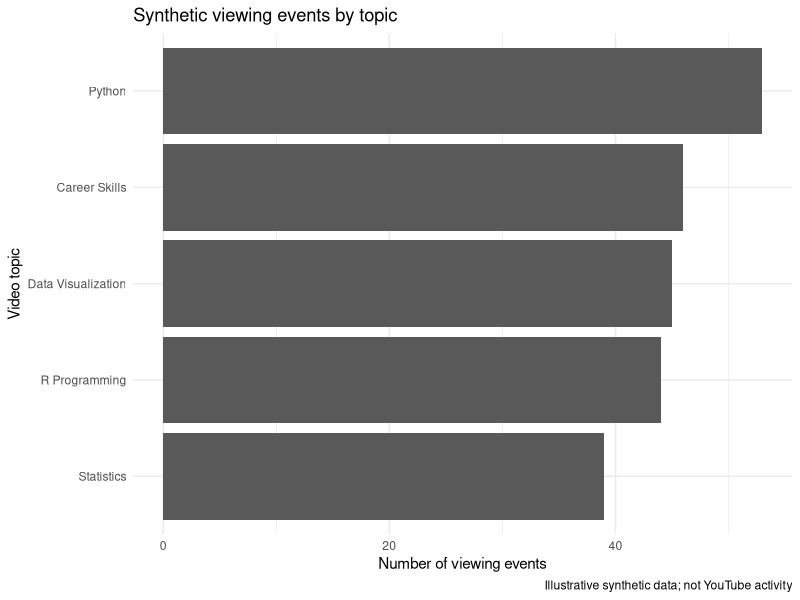
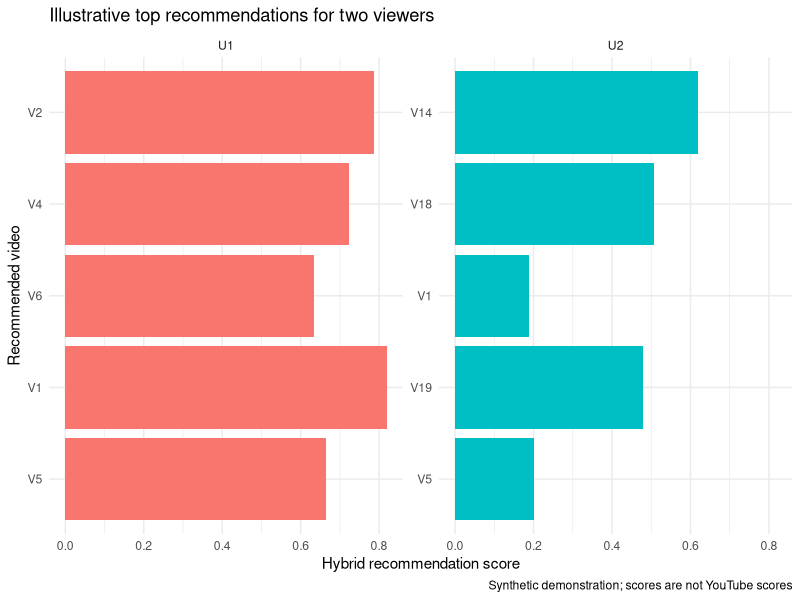

Source code (R) for these figures, in order:
## ---- chunk 1
set.seed(607)

users <- paste0("U", 1:30)

video_catalog <- data.frame(
  video_id = paste0("V", 1:20),
  topic = rep(c("R Programming", "Python", "Statistics",
                "Data Visualization", "Career Skills"), each = 4),
  popularity = c(90, 75, 60, 45, 95, 80, 65, 40,
                 85, 70, 55, 35, 88, 72, 58, 38,
                 78, 62, 48, 30),
  duration_min = c(8, 12, 18, 25, 10, 15, 22, 30,
                   9, 14, 20, 28, 7, 13, 19, 26,
                   11, 16, 23, 32)
)

topic_preferences <- data.frame(
  user_id = users,
  preferred_topic = sample(
    c("R Programming", "Python", "Statistics",
      "Data Visualization", "Career Skills"),
    length(users), replace = TRUE
  )
)

events <- do.call(rbind, lapply(users, function(u) {
  pref <- topic_preferences$preferred_topic[
    topic_preferences$user_id == u
  ]
  chosen <- sample(
    video_catalog$video_id,
    size = sample(5:10, 1),
    replace = FALSE,
    prob = ifelse(video_catalog$topic == pref, 3, 1)
  )
  data.frame(
    user_id = u,
    video_id = chosen,
    watch_fraction = runif(length(chosen), 0.25, 1),
    liked = rbinom(length(chosen), 1, 0.55)
  )
}))

head(events)
## ---- chunk 2
library(dplyr)
library(ggplot2)

topic_activity <- events |>
  left_join(video_catalog, by = "video_id") |>
  group_by(topic) |>
  summarise(
    views = n(),
    mean_watch_fraction = mean(watch_fraction),
    like_rate = mean(liked),
    .groups = "drop"
  ) |>
  arrange(desc(views))

topic_activity
## ---- chunk 3
ggplot(topic_activity,
       aes(x = reorder(topic, views), y = views)) +
  geom_col() +
  coord_flip() +
  labs(
    title = "Synthetic viewing events by topic",
    x = "Video topic",
    y = "Number of viewing events",
    caption = "Illustrative synthetic data; not YouTube activity"
  ) +
  theme_minimal()
## ---- chunk 4
user_topic <- events |>
  left_join(video_catalog, by = "video_id") |>
  group_by(user_id, topic) |>
  summarise(
    mean_watch = mean(watch_fraction),
    like_rate = mean(liked),
    interactions = n(),
    affinity = 0.6 * mean_watch + 0.4 * like_rate,
    .groups = "drop"
  )

head(user_topic)
## ---- chunk 5
recommend_for_user <- function(selected_user,
                               personal_weight = 0.80) {

  user_history <- events |>
    filter(user_id == selected_user)

  watched_ids <- user_history$video_id

  affinity_profile <- user_topic |>
    filter(user_id == selected_user) |>
    select(topic, affinity)

  video_catalog |>
    left_join(affinity_profile, by = "topic") |>
    mutate(
      affinity = ifelse(is.na(affinity), 0, affinity),
      popularity_norm = popularity / max(video_catalog$popularity),
      hybrid_score =
        personal_weight * affinity +
        (1 - personal_weight) * popularity_norm,
      already_watched = video_id %in% watched_ids
    ) |>
    filter(!already_watched) |>
    arrange(desc(hybrid_score)) |>
    select(video_id, topic, popularity, affinity,
           hybrid_score, duration_min)
}

recommend_for_user("U1")
## ---- chunk 6
rec_u1 <- recommend_for_user("U1") |>
  mutate(user_id = "U1")

rec_u2 <- recommend_for_user("U2") |>
  mutate(user_id = "U2")

comparison <- bind_rows(rec_u1, rec_u2) |>
  group_by(user_id) |>
  slice_max(order_by = hybrid_score, n = 5) |>
  ungroup()

comparison
## ---- chunk 7
ggplot(comparison,
       aes(x = reorder(video_id, hybrid_score),
           y = hybrid_score,
           fill = user_id)) +
  geom_col(position = "dodge") +
  coord_flip() +
  facet_wrap(~ user_id, scales = "free_y") +
  labs(
    title = "Illustrative top recommendations for two viewers",
    x = "Recommended video",
    y = "Hybrid recommendation score",
    caption = "Synthetic demonstration; scores are not YouTube scores"
  ) +
  theme_minimal() +
  theme(legend.position = "none")
